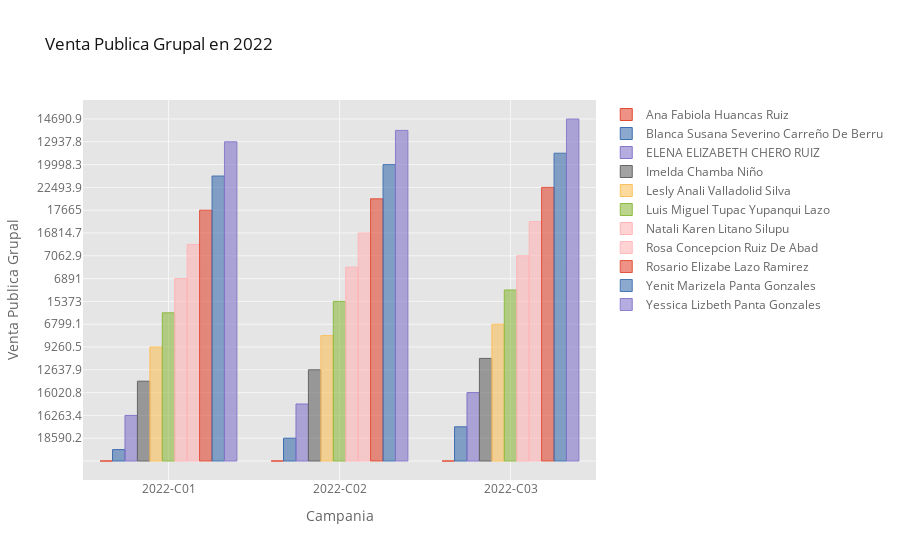

Write notebook code for a chart like this one.
### Code cell
df_desempeno_sample = df_desempeno[df_desempeno.index.isin(['2022-C01', '2022-C02', '2022-C03'])]

df_desempeno_sample.iplot(kind='bar',
                           xTitle='Campania', yTitle='Venta Publica Grupal',
                           title='Venta Publica Grupal en 2022')

### Figure 1 — Plotly figure (JSON) as saved in the notebook; plotly's stock layout.template omitted (floating-point values rounded to 4 significant figures)
{"data": [{"marker": {"color": "rgba(226, 74, 51, 0.6)", "line": {"color": "rgba(226, 74, 51, 1.0)", "width": 1}}, "name": "Ana Fabiola Huancas Ruiz", "orientation": "v", "text": "", "type": "bar", "x": ["2022-C01", "2022-C02", "2022-C03"], "y": ["", "", ""]}, {"marker": {"color": "rgba(62, 111, 176, 0.6)", "line": {"color": "rgba(62, 111, 176, 1.0)", "width": 1}}, "name": "Blanca Susana Severino Carreño De Berru", "orientation": "v", "text": "", "type": "bar", "x": ["2022-C01", "2022-C02", "2022-C03"], "y": [17230.0, 18590.0, 17240.0]}, {"marker": {"color": "rgba(132, 118, 202, 0.6)", "line": {"color": "rgba(132, 118, 202, 1.0)", "width": 1}}, "name": "ELENA ELIZABETH CHERO RUIZ", "orientation": "v", "text": "", "type": "bar", "x": ["2022-C01", "2022-C02", "2022-C03"], "y": [16260.0, 15280.0, 16020.0]}, {"marker": {"color": "rgba(101, 101, 101, 0.6)", "line": {"color": "rgba(101, 101, 101, 1.0)", "width": 1}}, "name": "Imelda Chamba Niño", "orientation": "v", "text": "", "type": "bar", "x": ["2022-C01", "2022-C02", "2022-C03"], "y": [15020.0, 12640.0, 13733]}, {"marker": {"color": "rgba(251, 193, 94, 0.6)", "line": {"color": "rgba(251, 193, 94, 1.0)", "width": 1}}, "name": "Lesly Anali Valladolid Silva", "orientation": "v", "text": "", "type": "bar", "x": ["2022-C01", "2022-C02", "2022-C03"], "y": [9260.0, 8205.0, 6799.0]}, {"marker": {"color": "rgba(142, 186, 66, 0.6)", "line": {"color": "rgba(142, 186, 66, 1.0)", "width": 1}}, "name": "Luis Miguel Tupac Yupanqui Lazo", "orientation": "v", "text": "", "type": "bar", "x": ["2022-C01", "2022-C02", "2022-C03"], "y": [15000.0, 15373, 18500.0]}, {"marker": {"color": "rgba(255, 181, 184, 0.6)", "line": {"color": "rgba(255, 181, 184, 1.0)", "width": 1}}, "name": "Natali Karen Litano Silupu", "orientation": "v", "text": "", "type": "bar", "x": ["2022-C01", "2022-C02", "2022-C03"], "y": [6891, 8428.0, 7063.0]}, {"marker": {"color": "rgba(255, 181, 184, 0.6)", "line": {"color": "rgba(255, 181, 184, 0.8999999999999999)", "width": 1}}, "name": "Rosa Concepcion Ruiz De Abad", "orientation": "v", "text": "", "type": "bar", "x": ["2022-C01", "2022-C02", "2022-C03"], "y": [15070.0, 16810.0, 17610.0]}, {"marker": {"color": "rgba(226, 74, 51, 0.6)", "line": {"color": "rgba(226, 74, 51, 0.8999999999999999)", "width": 1}}, "name": "Rosario Elizabe Lazo Ramirez", "orientation": "v", "text": "", "type": "bar", "x": ["2022-C01", "2022-C02", "2022-C03"], "y": [17665, 20280.0, 22490.0]}, {"marker": {"color": "rgba(62, 111, 176, 0.6)", "line": {"color": "rgba(62, 111, 176, 0.8999999999999999)", "width": 1}}, "name": "Yenit Marizela Panta Gonzales", "orientation": "v", "text": "", "type": "bar", "x": ["2022-C01", "2022-C02", "2022-C03"], "y": [19060.0, 20000.0, 22240.0]}, {"marker": {"color": "rgba(132, 118, 202, 0.6)", "line": {"color": "rgba(132, 118, 202, 0.8999999999999999)", "width": 1}}, "name": "Yessica Lizbeth Panta Gonzales", "orientation": "v", "text": "", "type": "bar", "x": ["2022-C01", "2022-C02", "2022-C03"], "y": [12940.0, 17113, 14690.0]}], "layout": {"legend": {"bgcolor": "#FFFFFF", "font": {"color": "#666666"}}, "paper_bgcolor": "#FFFFFF", "plot_bgcolor": "#E5E5E5", "title": {"font": {"color": "#151516"}, "text": "Venta Publica Grupal en 2022"}, "xaxis": {"gridcolor": "#F6F6F6", "showgrid": true, "tickfont": {"color": "#666666"}, "title": {"font": {"color": "#666666"}, "text": "Campania"}, "zerolinecolor": "#F6F6F6"}, "yaxis": {"gridcolor": "#F6F6F6", "showgrid": true, "tickfont": {"color": "#666666"}, "title": {"font": {"color": "#666666"}, "text": "Venta Publica Grupal"}, "zerolinecolor": "#F6F6F6"}}}
